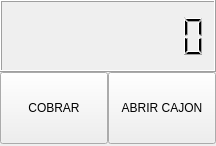
<ui version="4.0" >
 <class>TotalBase</class>
 <widget class="QWidget" name="TotalBase" >
  <property name="geometry" >
   <rect>
    <x>0</x>
    <y>0</y>
    <width>216</width>
    <height>146</height>
   </rect>
  </property>
  <property name="windowTitle" >
   <string>Form</string>
  </property>
  <layout class="QVBoxLayout" >
   <property name="margin" >
    <number>0</number>
   </property>
   <property name="spacing" >
    <number>0</number>
   </property>
   <item>
    <widget class="QLCDNumber" name="mui_display" >
     <property name="minimumSize" >
      <size>
       <width>0</width>
       <height>72</height>
      </size>
     </property>
     <property name="maximumSize" >
      <size>
       <width>16777215</width>
       <height>72</height>
      </size>
     </property>
     <property name="smallDecimalPoint" >
      <bool>true</bool>
     </property>
     <property name="numDigits" >
      <number>8</number>
     </property>
     <property name="segmentStyle" >
      <enum>QLCDNumber::Filled</enum>
     </property>
    </widget>
   </item>
   <item>
    <layout class="QHBoxLayout" >
     <property name="margin" >
      <number>0</number>
     </property>
     <property name="spacing" >
      <number>0</number>
     </property>
     <item>
      <widget class="QToolButton" name="mui_cobrar" >
       <property name="minimumSize" >
        <size>
         <width>72</width>
         <height>72</height>
        </size>
       </property>
       <property name="maximumSize" >
        <size>
         <width>200</width>
         <height>72</height>
        </size>
       </property>
       <property name="text" >
        <string>COBRAR</string>
       </property>
      </widget>
     </item>
     <item>
      <widget class="QToolButton" name="mui_abrircajon" >
       <property name="minimumSize" >
        <size>
         <width>72</width>
         <height>72</height>
        </size>
       </property>
       <property name="maximumSize" >
        <size>
         <width>200</width>
         <height>72</height>
        </size>
       </property>
       <property name="text" >
        <string>ABRIR CAJON</string>
       </property>
      </widget>
     </item>
    </layout>
   </item>
  </layout>
 </widget>
 <resources/>
 <connections/>
</ui>
